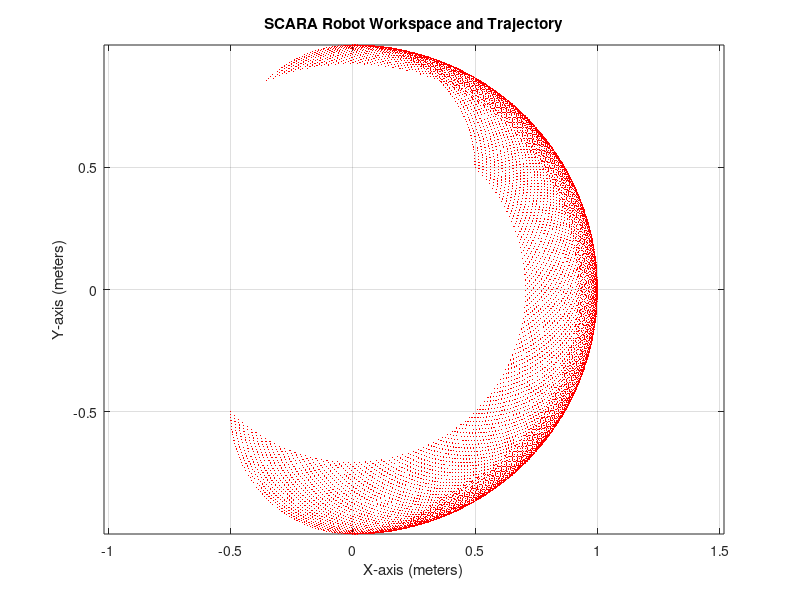

Recreate this plot in MATLAB.
clc
clear


% Workspace Parameters
theta1_range = linspace(deg2rad(-90), deg2rad(90), 100); % Joint 1 range
theta2_range = linspace(deg2rad(-90), deg2rad(45), 100); % Joint 2 range
a1 = 0.5; % Length of link 1
a2 = 0.5; % Length of link 2

[X, Y] = meshgrid(theta1_range, theta2_range);
X_pos = a1 * cos(X) + a2 * cos(X + Y);
Y_pos = a1 * sin(X) + a2 * sin(X + Y);

% Plot workspace
plot(X_pos, Y_pos, 'r.', 'MarkerSize', 1);

% Labels and visualization settings
xlabel('X-axis (meters)');
ylabel('Y-axis (meters)');
title('SCARA Robot Workspace and Trajectory');
axis equal;
grid on;
